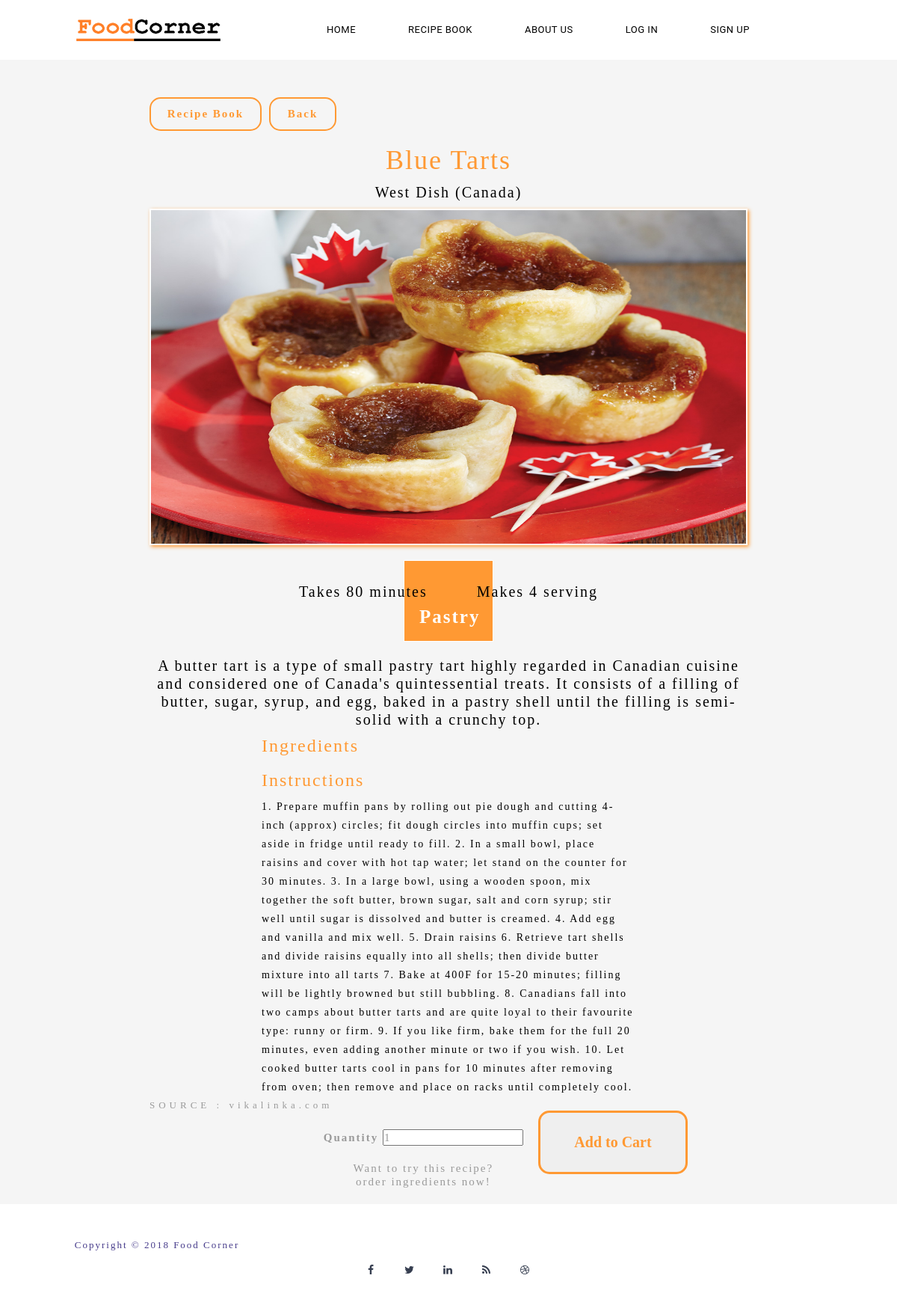
/recipe/1, run on the app's committed database.
### tables this page shows
CREATE TABLE `recipe` (
  `r_id` bigint(20) NOT NULL,
  `ing_list_id` bigint(20) NOT NULL,
  `r_name` varchar(60) NOT NULL,
  `r_type` varchar(255) NOT NULL,
  `r_time_created` timestamp NOT NULL DEFAULT CURRENT_TIMESTAMP,
  `r_id_region` varchar(60) NOT NULL,
  `r_country` varchar(60) NOT NULL,
  `r_photo` varchar(255) NOT NULL,
  `recipe_text` text NOT NULL,
  `r_description` text NOT NULL,
  `r_price` int(11) NOT NULL,
  `r_time` int(11) NOT NULL,
  `r_serve` int(11) NOT NULL
);

CREATE TABLE `region` (
  `region_id` int(11) NOT NULL,
  `region_name` varchar(255) NOT NULL,
  `region_photo` varchar(255) NOT NULL,
  `region_description` text NOT NULL
);

### application/controllers/RecipeGet.php (called while the page is built, shortened)
<?php
class RecipeGet extends CI_Controller {
	public function get_recipe($r_id){
		$recipe = $this->recipe_model->get_recipe($r_id);
		$data['recipe'] = $recipe;
		$inglist = $recipe['ing_list_id'];
		$ingridients = $this->recipe_model->get_ingridients($inglist);
		$data['recipe'] = $recipe;
		$data['ingridients'] =$ingridients;
		if($this->recipe_model->get_recipe($r_id)){
			if (isset($_SESSION['email'])) {
				$this->load->view('template/headerlogin');
				$this->load->view('Recipe2/DishPage',$data);
				$this->load->view('template/footer');
			}
			else{
				$this->load->view('template/header');
				$this->load->view('Recipe2/DishPage',$data);
				$this->load->view('template/footer');
			}
		}
		else{
			redirect(base_url());
		}
	}
}
?>

### index.php (called while the page is built, shortened)
<?php
require_once BASEPATH.'core/CodeIgniter.php';

### application/models/recipe_model.php (called while the page is built, shortened)
<?php
class recipe_model extends CI_Model {
    public function get_recipe($id){
    	$this->db->select('*');
    	$this->db->where('recipe.r_id_region',$id);
		$this->db->from('recipe');
		$this->db->join('region', 'recipe.r_id_region = region.region_id');
		$result = $this->db->get();
		return $result->row_array();
    }
    public function get_ingridients($ingid){
    	$this->db->select('*');
    	$this->db->where('ingridients_list.ing_list_id',$ingid);
		$this->db->from('ingridients_list');
		$this->db->join('ingredients', 'ingredients.ing_id = ingridients_list.ing_id');
    	$result = $this->db->get();
		return $result->result_array();
    }
}

### application/views/Recipe2/DishPage.php (the view, shortened to what this page needs)
   <link rel="stylesheet" type="text/css" href="<?php echo base_url('assets/Dish/');?>css/West-East-Dishes.css">
   <link rel="stylesheet" href="<?php echo base_url('assets/Dish/');?>css/bootstrap.min.css">
   <link rel="stylesheet" href="<?php echo base_url('assets/Dish/');?>css/fontAwesome.css">
   <link rel="stylesheet" href="<?php echo base_url('assets/Dish/');?>css/templatemo-style.css">
<div>
	<div class="backtowd">
		<a href="<?php echo base_url('RecipeBook/');?>" class="btn-backtowd">Recipe Book</a>
		<a href="<?php echo base_url('regions/region/').$recipe['r_id_region'];?>" class="btn-backtowd1">Back</a>
	</div>
	<div class="recipe-container">
		<h1><?php echo $recipe['r_name'];?></h1>
	<p class="country"><?php echo $recipe['region_name'];?> Dish (<?php echo $recipe['r_country'];?>)</p>
		<img src="<?php echo base_url('assets/Recipe/photo/').$recipe['r_photo'];?>">
		<p class="mdtime">Takes <?php echo $recipe['r_time'];?> minutes</p>
		<p class="mdnum">Makes <?php echo $recipe['r_serve'];?> serving</p>
		<p class="md"><?php echo $recipe['r_type'];?> </p><br>
		<p class="description">
			<?php echo $recipe['r_description'];?>
		</p>
		<div class="ingredients">
			<h3>Ingredients</h3>
		</div>
		<div class="instruction">
			<h3>Instructions</h3>
			<ul>
				<?php echo $recipe['recipe_text'];?>
			</ul>
		</div>
		<p class="recipesource">SOURCE : vikalinka.com</p>
		<div class="addtocart">
               <?php echo form_open('addcart/add_cart/');?>
                   <button type = "submit" class="btn-addtocart">Add to Cart</button>
                   <p><label for="quantity">Quantity</label>
                   <input type="number" min="1" name="quantity" value="1"><br><br>
                   Want to try this recipe?</br> order ingredients now!</p>
               </form>
		</div>
	</div>
</div>

### application/views/template/header.php (shortened to what this page needs)
<html>
    <head>
        <link rel="stylesheet" href="<?php echo base_url('assets/FoodC/css/bootstrap.min.css'); ?>">
        <link rel="stylesheet" href="<?php echo base_url('assets/FoodC/css/carousel.css'); ?>">
        <link rel="stylesheet" href="<?php echo base_url('assets/FoodC/css/fontAwesome.css') ?>">
        <link rel="stylesheet" href="<?php echo base_url('assets/FoodC/css/templatemo-style.css') ?>">
        <div class="header">
            <nav class="navbar navbar-inverse" role="navigation">
                <div id="logo-nav">
                    <img src="<?php echo base_url();?>assets/FoodC/img/logo-nav.png" alt="Logo">
                </div>
                <div id="main-nav" class="collapse navbar-collapse">
                    <ul class="nav navbar-nav">
                        <li><a href="<?php echo base_url();?>">Home</a></li>
                        <li><a href="<?php echo site_url('/RecipeBook/index');?>">Recipe Book</a></li>
                        <li><a href="<?php echo site_url('/AboutUsView/index');?>">About Us</a></li>
                        <li><a href="<?php echo site_url('/LoginView/index')?>" >Log in</a></li>
                        <li><a href="<?php echo site_url('/SignupView/index')?>" >Sign up</a></li>
                    </ul>
                </div>
            </nav>
        </div>
    </head>
<body>
    <div>

### application/views/template/footer.php
</div>
</body>
    <footer>
        <div class="container">
            <div class="row">
                <div class="col-md-4">
                    <p>Copyright &copy; 2018 Food Corner</p>
                </div>
                <div class="col-md-4">
                    <ul class="social-icons">
                        <li><a rel="nofollow" href="#" target="_parent"><i class="fa fa-facebook"></i></a></li>
                        <li><a href="#"><i class="fa fa-twitter"></i></a></li>
                        <li><a href="#"><i class="fa fa-linkedin"></i></a></li>
                        <li><a href="#"><i class="fa fa-rss"></i></a></li>
                        <li><a href="#"><i class="fa fa-dribbble"></i></a></li>
                    </ul>
                </div>
            </div>
        </div>
    </footer>
</html>

### assets/FoodC/css/carousel.css (style rules this page uses)
* { box-sizing: border-box; }
body { font-family: Verdana, sans-serif; }
img { vertical-align: middle; }

### assets/FoodC/css/templatemo-style.css (style rules this page uses)
* { margin: 0; padding: 0; font-family: Tahoma; }
body { overflow-x: hidden; background-color: #f5f5f5; }
ul { list-style: none; margin: 0px; }
p { color: #9a9a9a; font-size: 13px; line-height: 24px; }
.header { width: 100%; padding: 0; z-index: 10000; transition: all 0.2s ease-in-out; background-color: #f5f5f5; text-align: center; }
.navbar-inverse .navbar-brand, .navbar-inverse .navbar-nav>li>a { text-shadow: none; }
#logo-nav { float: left; padding: 10px 0px; margin-left: 100px; width: 150px; }
#main-nav { padding: 15px 0px; float: right; position:relative; left:-40%; text-align: left; }
.nav { list-style:none; position:relative; left:50%; }
.navbar-nav li { margin: 0px 20px; }
.navbar-nav li a { font-family: 'Roboto', sans-serif; font-size: 13px; text-transform: uppercase; color: #000000!important; letter-spacing: 0.5px; }
.navbar-inverse { background-image: none; background-color: transparent; }
.header .navbar { margin: 0; border: none; }
footer { background-color: #f5f5f5; line-height: 130px; text-align: center; }
footer p { line-height: 120px; color: #473C8B; margin-top: 5px; }
footer ul { list-style: none; padding: 0; margin: 0; }
footer ul li { display: inline-block; margin: 0px 5px; }
footer ul li i { width: 36px; height: 36px; border: 1px; display: inline-block; text-align: center; line-height: 36px!important; background-color: #fff; border-radius: 50%; color: #363e50; transition: all 0.5s; }

### assets/Dish/css/West-East-Dishes.css (style rules this page uses)
body { color: #f5f5f5; font-family: tahoma; line-height: 10px; letter-spacing: 2px; }
h1 { color: #FF9933; padding-top: 15px; text-align: center; font-size: 40px;s }
.country { color: #000000; text-align: center; font-size: 20px; }
h3 { color: #FF9933; font-size: 23px; }
.btn-backtowd { float: left; margin-left: 200px; width: 150px; border: 2px solid #FF9933; text-align: center; padding: 10px; color: #FF9933; text-decoration: none; border-radius: 15px; font-weight: bold; font-size: 15px; }
.btn-backtowd1 { float: left; margin-left: 10px; width: 90px; border: 2px solid #FF9933; text-align: center; padding: 10px; color: #FF9933; text-decoration: none; border-radius: 15px; font-weight: bold; font-size: 15px; }
.backtowd { padding-top: 50px; padding-bottom: 30px; }
.recipe-container { margin-left: 200px; margin-right: 200px; height: auto; color:#FF9933; }
.recipe-container img { display: block; margin: auto; border: 2px solid white; box-shadow: 2px 2px 5px #FF9933; border-: 2px solid white; margin-bottom: 20px; height: 450px; width: 800px; }
.md { border: 1px solid white; display: block; margin: auto; padding: 20px; width: 120px; background-color: #FF9933; color: white; text-align: center; font-size: 25px; font-weight: bold; }
.mdtime { color: #000000; text-align: center; padding-top: 30px; font-size: 20px; float: left; margin-left: 200px; }
.mdnum { color: #000000; text-align: center; padding-top: 30px; font-size: 20px; float: right; margin-right: 200px; }
.description { color: #000000; text-align: center; font-size: 20px; float: left; margin-left: 0px; }
.ingredients { padding-top: 20px; margin-left: 150px; margin-right: 150px; }
.instruction { margin-left: 150px; margin-right: 150px; }
.instruction ul { color: #000000; text-decoration: none; list-style: none; line-height: 25px; }
.recipesource { font-size: 13px; letter-spacing: 5px; }
.btn-addtocart { float: right; width: 200px; border: 3px solid #FF9933; text-align: center; margin-top: -25px; padding: 25px; color: #FF9933; text-decoration: none; border-radius: 15px; font-weight: bold; font-size: 20px; }
.addtocart { padding-top: 10px; padding-bottom: 100px; display: block; margin-right: 80px; }
.addtocart p { line-height: 18px; text-align: center; float: right; font-size: 15px; margin-right: 20px; padding-bottom: 50px; }

### data on the page
recipe: r_name "Blue Tarts", region.region_name "West", r_country "Canada", r_photo (picture), r_time "80", r_serve "4", r_type "Pastry", r_description "A butter tart is a type of small pastry tart highly regarded in Canadian cuisine and considered one of Canada's quintessential treats. It consists of a filling of butter, sugar, syrup, and egg, baked in a pastry shell until the filling is semi-solid with a crunchy top.", recipe_text "1. Prepare muffin pans by rolling out pie dough and cutting 4-inch (approx) circles; fit dough circles into muffin cups; set aside in fridge until ready to fill. 2. In a small bowl, place raisins and cover with hot tap water; let stand on the counter for 30 minutes. 3. In a large bowl, using a wooden spoon, mix together the soft butter, brown sugar, salt and corn syrup; stir well until sugar is dissolved and butter is creamed. 4. Add egg and vanilla and mix well. 5. Drain raisins 6. Retrieve tart shells and divide raisins equally into all shells; then divide butter mixture into all tarts 7. Bake at 400F for 15-20 minutes; filling will be lightly browned but still bubbling. 8. Canadians fall…"
